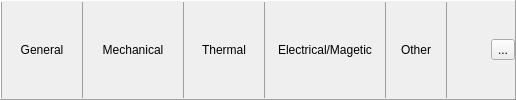
      <widget class="QFrame" name="frame">
       <property name="frameShape">
        <enum>QFrame::Panel</enum>
       </property>
       <property name="frameShadow">
        <enum>QFrame::Raised</enum>
       </property>
       <layout class="QHBoxLayout" name="horizontalLayout">
        <property name="spacing">
         <number>0</number>
        </property>
        <property name="leftMargin">
         <number>0</number>
        </property>
        <property name="topMargin">
         <number>0</number>
        </property>
        <property name="rightMargin">
         <number>0</number>
        </property>
        <property name="bottomMargin">
         <number>0</number>
        </property>
        <item>
         <widget class="QFrame" name="frame_6">
          <property name="maximumSize">
           <size>
            <width>1</width>
            <height>16777215</height>
           </size>
          </property>
          <property name="frameShape">
           <enum>QFrame::VLine</enum>
          </property>
          <property name="frameShadow">
           <enum>QFrame::Raised</enum>
          </property>
         </widget>
        </item>
        <item>
         <widget class="QPushButton" name="btnGeneral">
          <property name="minimumSize">
           <size>
            <width>80</width>
            <height>0</height>
           </size>
          </property>
          <property name="maximumSize">
           <size>
            <width>100</width>
            <height>16777215</height>
           </size>
          </property>
          <property name="text">
           <string>General</string>
          </property>
          <property name="flat">
           <bool>true</bool>
          </property>
         </widget>
        </item>
        <item>
         <widget class="QFrame" name="frame_3">
          <property name="maximumSize">
           <size>
            <width>1</width>
            <height>16777215</height>
           </size>
          </property>
          <property name="frameShape">
           <enum>QFrame::VLine</enum>
          </property>
          <property name="frameShadow">
           <enum>QFrame::Raised</enum>
          </property>
         </widget>
        </item>
        <item>
         <widget class="QPushButton" name="btnMechanical">
          <property name="minimumSize">
           <size>
            <width>100</width>
            <height>0</height>
           </size>
          </property>
          <property name="maximumSize">
           <size>
            <width>100</width>
            <height>16777215</height>
           </size>
          </property>
          <property name="text">
           <string>Mechanical</string>
          </property>
          <property name="flat">
           <bool>true</bool>
          </property>
         </widget>
        </item>
        <item>
         <widget class="QFrame" name="frame_4">
          <property name="maximumSize">
           <size>
            <width>1</width>
            <height>16777215</height>
           </size>
          </property>
          <property name="frameShape">
           <enum>QFrame::VLine</enum>
          </property>
          <property name="frameShadow">
           <enum>QFrame::Raised</enum>
          </property>
         </widget>
        </item>
        <item>
         <widget class="QPushButton" name="btnThermal">
          <property name="minimumSize">
           <size>
            <width>80</width>
            <height>0</height>
           </size>
          </property>
          <property name="maximumSize">
           <size>
            <width>80</width>
            <height>16777215</height>
           </size>
          </property>
          <property name="text">
           <string>Thermal</string>
          </property>
          <property name="flat">
           <bool>true</bool>
          </property>
         </widget>
        </item>
        <item>
         <widget class="QFrame" name="frame_5">
          <property name="maximumSize">
           <size>
            <width>1</width>
            <height>16777215</height>
           </size>
          </property>
          <property name="frameShape">
           <enum>QFrame::VLine</enum>
          </property>
          <property name="frameShadow">
           <enum>QFrame::Raised</enum>
          </property>
         </widget>
        </item>
        <item>
         <widget class="QPushButton" name="btnElemMag">
          <property name="minimumSize">
           <size>
            <width>120</width>
            <height>0</height>
           </size>
          </property>
          <property name="text">
           <string>Electrical/Magetic</string>
          </property>
          <property name="flat">
           <bool>true</bool>
          </property>
         </widget>
        </item>
        <item>
         <widget class="QFrame" name="frame_7">
          <property name="maximumSize">
           <size>
            <width>1</width>
            <height>16777215</height>
           </size>
          </property>
          <property name="frameShape">
           <enum>QFrame::VLine</enum>
          </property>
          <property name="frameShadow">
           <enum>QFrame::Raised</enum>
          </property>
         </widget>
        </item>
        <item>
         <widget class="QPushButton" name="btnOther">
          <property name="minimumSize">
           <size>
            <width>60</width>
            <height>0</height>
           </size>
          </property>
          <property name="maximumSize">
           <size>
            <width>60</width>
            <height>16777215</height>
           </size>
          </property>
          <property name="text">
           <string>Other</string>
          </property>
          <property name="flat">
           <bool>true</bool>
          </property>
         </widget>
        </item>
        <item>
         <widget class="QFrame" name="frame_2">
          <property name="maximumSize">
           <size>
            <width>1</width>
            <height>16777215</height>
           </size>
          </property>
          <property name="frameShape">
           <enum>QFrame::VLine</enum>
          </property>
          <property name="frameShadow">
           <enum>QFrame::Raised</enum>
          </property>
         </widget>
        </item>
        <item>
         <spacer name="horizontalSpacer">
          <property name="orientation">
           <enum>Qt::Horizontal</enum>
          </property>
          <property name="sizeHint" stdset="0">
           <size>
            <width>44</width>
            <height>20</height>
           </size>
          </property>
         </spacer>
        </item>
        <item>
         <widget class="QToolButton" name="btnDelete">
          <property name="text">
           <string>...</string>
          </property>
          <property name="icon">
           <iconset resource="icons.qrc">
            <normaloff>:/icons/eraser.jpg</normaloff>:/icons/eraser.jpg</iconset>
          </property>
         </widget>
        </item>
       </layout>
      </widget>
